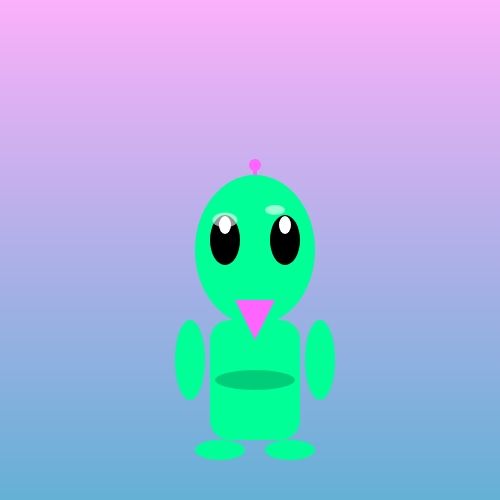
Frame 1 (no input)
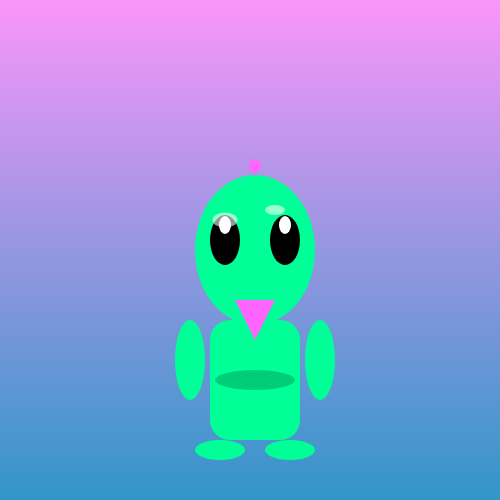
Frame 2 (the mouse pressed at the canvas centre, redrawn once)

The p5.js sketch that drew these frames (run headless with seeded random() and noise() and a simulated clock; the mouse was pressed at the canvas centre and the sketch redrawn once):

// p5.js sketch
// ── sketch.js
let angle = 0;

function setup() {
  createCanvas(500, 500);
  noLoop();
}

function draw() {
  setGradient(0, 0, width, height, color(250, 150, 250), color(50, 150, 200));

  // Draw the alien
  drawAlien(255, 250);

  // Update and loop antenna animation
  angle += 0.05;
  if (angle > TWO_PI) {
    angle = 0;
  }
}

function drawAlien(x, y) {
  let antennaY = y - 85 + 5 * sin(angle);

  // Antenna
  stroke(255, 100, 255);
  strokeWeight(4);
  line(x, y - 55, x, antennaY);
  noStroke();
  fill(255, 100, 255);
  circle(x, antennaY, 12);

  // Head
  fill(0, 255, 150);
  ellipse(x, y, 120, 150);

  // Eyes
  fill(0);
  ellipse(x - 30, y - 10, 30, 50);
  ellipse(x + 30, y - 10, 30, 50);
  fill(255);
  ellipse(x - 30, y - 25, 12, 18);
  ellipse(x + 30, y - 25, 12, 18);

  // Body
  fill(0, 255, 150);
  rect(x - 45, y + 70, 90, 120, 20);

  // Arms
  fill(0, 255, 150);
  ellipse(x - 65, y + 110, 30, 80);
  ellipse(x + 65, y + 110, 30, 80);

  // Feet
  fill(0, 255, 150);
  ellipse(x - 35, y + 200, 50, 20);
  ellipse(x + 35, y + 200, 50, 20);

  // Triangle
  fill(255, 100, 255);
  triangle(x - 20, y + 50, x + 20, y + 50, x, y + 90);

  // Highlights and Shadows
  addHighlightsAndShadows(x, y);
}

function addHighlightsAndShadows(x, y) {
  // Highlights on head
  fill(255, 255, 255, 150);
  ellipse(x - 30, y - 30, 25, 15);
  ellipse(x + 20, y - 40, 20, 10);

  // Shadows on body
  fill(0, 0, 0, 50);
  ellipse(x, y + 130, 80, 20);
}

function setGradient(x, y, w, h, c1, c2) {
  for (let i = y; i <= y + h; i++) {
    let inter = map(i, y, y + h, 0, 1);
    let c = lerpColor(c1, c2, inter);
    stroke(c);
    line(x, i, x + w, i);
  }
}

function mousePressed() {
  loop();
}

function mouseReleased() {
  noLoop();
}
